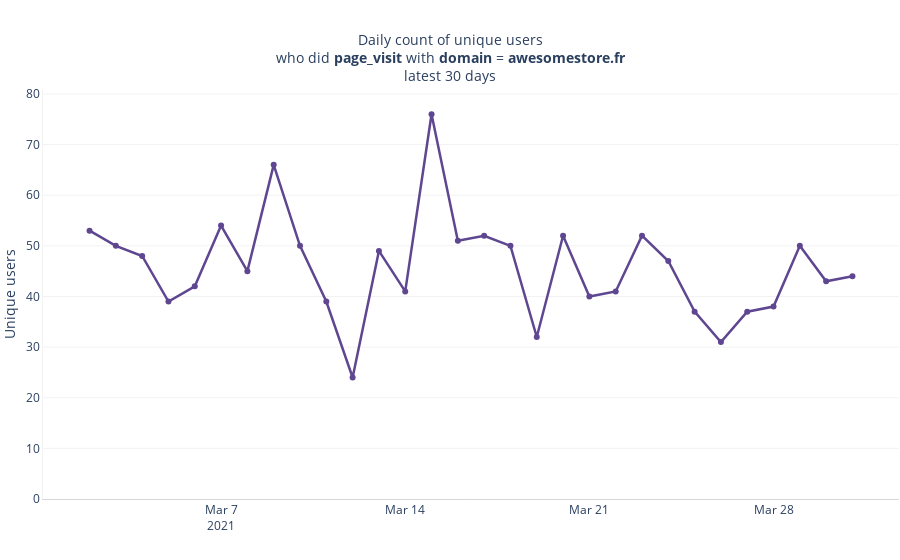

The code cell stored with this chart in its notebook:
### Code cell
m.page_visit.domain.is_awesomestore_fr

### Figure 1 — Plotly figure (JSON) as saved in the notebook; plotly's stock layout.template omitted (floating-point values rounded to 4 significant figures)
{"data": [{"customdata": [["n/a"], ["n/a"], ["n/a"], ["n/a"], ["n/a"], ["n/a"], ["n/a"], ["n/a"], ["n/a"], ["n/a"], ["n/a"], ["n/a"], ["n/a"], ["n/a"], ["n/a"], ["n/a"], ["n/a"], ["n/a"], ["n/a"], ["n/a"], ["n/a"], ["n/a"], ["n/a"], ["n/a"], ["n/a"], ["n/a"], ["n/a"], ["n/a"], ["n/a"], ["n/a"]], "hovertemplate": "<b>%{x}</b><br /><b>Value:</b> %{y}<extra></extra>", "legendgroup": "", "line": {"color": "rgb(95, 70, 144)", "dash": "solid", "width": 2.5}, "marker": {"symbol": "circle"}, "mode": "lines+markers", "name": "", "orientation": "v", "showlegend": false, "text": [53, 50, 48, 39, 42, 54, 45, 66, 50, 39, 24, 49, 41, 76, 51, 52, 50, 32, 52, 40, 41, 52, 47, 37, 31, 37, 38, 50, 43, 44], "textfont": {"size": 9}, "textposition": "top center", "type": "scatter", "x": ["2021-03-02T00:00:00", "2021-03-03T00:00:00", "2021-03-04T00:00:00", "2021-03-05T00:00:00", "2021-03-06T00:00:00", "2021-03-07T00:00:00", "2021-03-08T00:00:00", "2021-03-09T00:00:00", "2021-03-10T00:00:00", "2021-03-11T00:00:00", "2021-03-12T00:00:00", "2021-03-13T00:00:00", "2021-03-14T00:00:00", "2021-03-15T00:00:00", "2021-03-16T00:00:00", "2021-03-17T00:00:00", "2021-03-18T00:00:00", "2021-03-19T00:00:00", "2021-03-20T00:00:00", "2021-03-21T00:00:00", "2021-03-22T00:00:00", "2021-03-23T00:00:00", "2021-03-24T00:00:00", "2021-03-25T00:00:00", "2021-03-26T00:00:00", "2021-03-27T00:00:00", "2021-03-28T00:00:00", "2021-03-29T00:00:00", "2021-03-30T00:00:00", "2021-03-31T00:00:00"], "xaxis": "x", "y": [53, 50, 48, 39, 42, 54, 45, 66, 50, 39, 24, 49, 41, 76, 51, 52, 50, 32, 52, 40, 41, 52, 47, 37, 31, 37, 38, 50, 43, 44], "yaxis": "y"}], "layout": {"autosize": true, "bargap": 0.3, "bargroupgap": 0.15, "hoverlabel": {"font": {"size": 12}}, "hovermode": "x", "legend": {"orientation": "h", "tracegroupgap": 0, "xanchor": "left", "y": -0.2, "yanchor": "bottom"}, "margin": {"b": 1, "l": 1, "pad": 0, "r": 1, "t": 90}, "paper_bgcolor": "rgba(0, 0, 0, 0)", "plot_bgcolor": "rgba(0, 0, 0, 0)", "showlegend": false, "title": {"font": {"size": 14}, "text": "Daily count of unique users<br />who did <b>page_visit</b> with <b>domain</b> = <b>awesomestore.fr</b><br />latest 30 days", "x": 0.5, "xanchor": "center", "yanchor": "top"}, "uniformtext": {"minsize": 7}, "xaxis": {"anchor": "y", "autorange": true, "domain": [0, 1], "fixedrange": true, "gridcolor": "rgba(127,127,127,0.3)", "linecolor": "rgba(127,127,127,0.3)", "range": ["2021-02-28 07:03:37.5406", "2021-04-01 16:56:22.4594"], "rangemode": "tozero", "showgrid": false, "showline": true, "title": {"text": ""}, "type": "date"}, "yaxis": {"anchor": "x", "autorange": true, "domain": [0, 1], "fixedrange": true, "gridcolor": "rgba(127,127,127,0.1)", "linecolor": "rgba(127,127,127,0.1)", "range": [0, 80.71], "rangemode": "tozero", "showline": true, "title": {"text": "Unique users"}, "type": "linear"}}}
